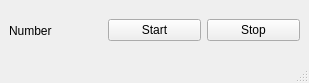
<?xml version="1.0" encoding="UTF-8"?>
<ui version="4.0">
 <class>MainWindow</class>
 <widget class="QMainWindow" name="MainWindow">
  <property name="geometry">
   <rect>
    <x>0</x>
    <y>0</y>
    <width>309</width>
    <height>83</height>
   </rect>
  </property>
  <property name="windowTitle">
   <string>MainWindow</string>
  </property>
  <widget class="QWidget" name="centralwidget">
   <layout class="QHBoxLayout" name="horizontalLayout">
    <item>
     <widget class="QLabel" name="label">
      <property name="text">
       <string>Number</string>
      </property>
     </widget>
    </item>
    <item>
     <widget class="QPushButton" name="pushButton">
      <property name="text">
       <string>Start</string>
      </property>
     </widget>
    </item>
    <item>
     <widget class="QPushButton" name="pushButton_2">
      <property name="text">
       <string>Stop</string>
      </property>
     </widget>
    </item>
   </layout>
  </widget>
  <widget class="QMenuBar" name="menubar">
   <property name="geometry">
    <rect>
     <x>0</x>
     <y>0</y>
     <width>309</width>
     <height>22</height>
    </rect>
   </property>
  </widget>
  <widget class="QStatusBar" name="statusbar"/>
 </widget>
 <resources/>
 <connections/>
</ui>
